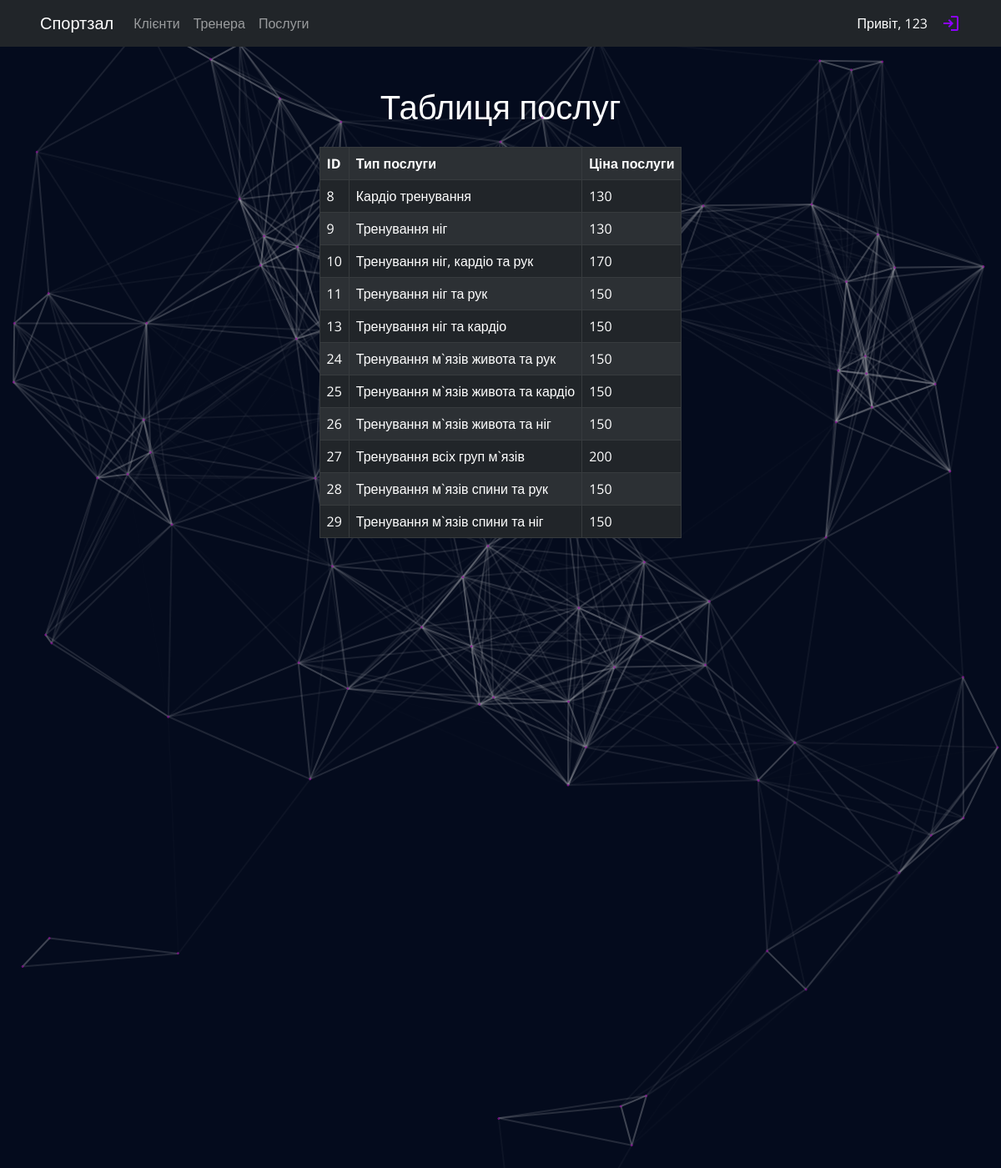
The page /index.php?table=service (signed in) on the database its author committed.
### tables this page shows
CREATE TABLE `service` (
  `service_id` int(11) NOT NULL,
  `service_type` varchar(255) NOT NULL,
  `service_price` varchar(255) NOT NULL
);

### includes/auth.php (called while the page is built, shortened)
<?php
$is_admin = false;
?>

### includes/connection.php (called while the page is built, shortened)
<?php
function _switch($table)
{
    switch ($table) {
        case 'service':
            $name = 'Таблиця послуг';
            $cols = ['ID', 'Тип послуги', 'Ціна послуги'];
            $n_cols = [
                'service_id' => $cols[0],
                'service_type' => $cols[1],
                'service_price' => $cols[2]
            ];
            break;
    }
    return [
        'name'   => $name,
        'cols'   => $cols,
        'n_cols' => $n_cols
    ];
}

### index.php (the view, shortened to what this page needs)
<?php require_once 'includes/auth.php' ?>
<?php
require_once("includes/connection.php");
require 'includes/header.php';
$table = htmlspecialchars($_GET['table']);
extract(_switch($table));
$data = mysqli_query($con, "SELECT * FROM `$table`");
if ($data) {
?>
    <div class="container-fluid text-center text-white">
        <h1 class="pt-5"><?= $name ?></h1>
    </div>
    <?php if (!(!$is_admin && $table == 'client')) : ?>
        <table class="mt-4 table table-dark table-bordered table-striped">
            <tr>
                <?php foreach ($cols as $col) : ?>
                    <th><?= htmlspecialchars($col) ?></th>
                <?php endforeach; ?>
            </tr>
            <?php foreach ($data as $row) : ?>
                <tr>
                    <?php foreach ($row as $key => $field) : ?>
                        <td>
                            <?= htmlspecialchars($field) ?>
                        </td>
                    <?php endforeach; ?>
                </tr>
            <?php endforeach; ?>
        </table>
    <?php endif; ?>
<?php
} else {
    echo ('<h1 style="color: #fff;">This table is empty!</h1>');
}
require 'includes/footer.php';
?>

### css/style.css (style rules this page uses)
* { user-select: none; }
body { width: 100%; height: auto; overflow-x: hidden; background-color: #040B1D; box-sizing: border-box; font-family: 'Open Sans', sans-serif; color: black; }

### css/style-table.css (style rules this page uses)
table { margin-left: auto; margin-right: auto; width: unset !important; position: relative; }
th, td { font-size: 16px; padding: 8px; }
th { background: red; color: #fff; }

### rows shown on the page
service: service_id "8", service_type "Кардіо тренування", service_price "130"
service: service_id "9", service_type "Тренування ніг", service_price "130"
service: service_id "10", service_type "Тренування ніг, кардіо та рук", service_price "170"
service: service_id "11", service_type "Тренування ніг та рук", service_price "150"
service: service_id "13", service_type "Тренування ніг та кардіо", service_price "150"
service: service_id "24", service_type "Тренування м`язів живота та рук", service_price "150"
service: service_id "25", service_type "Тренування м`язів живота та кардіо", service_price "150"
service: service_id "26", service_type "Тренування м`язів живота та ніг", service_price "150"
service: service_id "27", service_type "Тренування всіх груп м`язів", service_price "200"
service: service_id "28", service_type "Тренування м`язів спини та рук", service_price "150"
service: service_id "29", service_type "Тренування м`язів спини та ніг", service_price "150"

### other values the page prints
$_SESSION['user'][0] "123"
$col "ID"
$col "Тип послуги"
$col "Ціна послуги"
